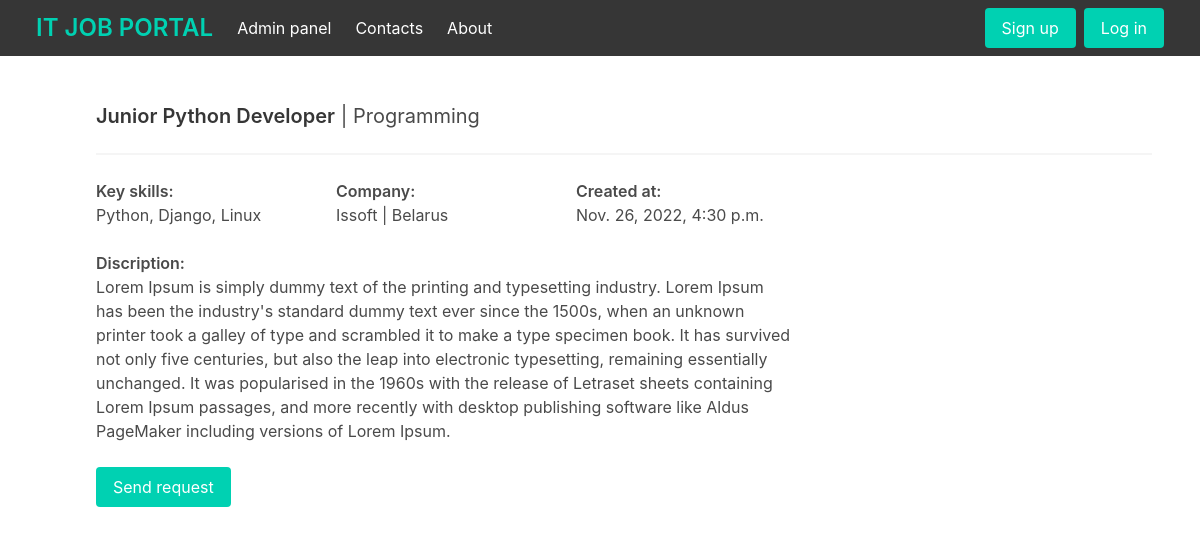
Screenshot of /job/junior-python-developer with the database file from the repository.
### job/models.py (models this page shows, shortened)
class Job(models.Model):
    category = models.ForeignKey(Category, related_name='jobs', on_delete=models.CASCADE)
    title = models.CharField(max_length=255)
    slug = models.SlugField(unique=True, null=True)
    key_skills = models.TextField()
    description = models.TextField(blank=True, null=True)
    company_name = models.CharField(max_length=255)
    company_country = models.CharField(max_length=255, blank=True, null=True)
    created_at = models.DateTimeField(auto_now_add=True)
    is_active = models.BooleanField(default=True)
    class Meta:
        ordering = ('-created_at',)

class Category(models.Model):
    title = models.CharField(max_length=255)
    slug = models.SlugField()
    class Meta:
        ordering = ('title',)
    def __str__(self):
        return self.title

### job/views.py (the view)
# urls.py: path('job/<slug:slug>', job, name="job"),
def job(request, slug):
    job = get_object_or_404(Job, slug=slug)
    context = {'job': job}
    return render(request, 'job/job.html', context)

### job/templates/job/job.html (shortened to what this page needs)
{% extends 'job/base.html' %}
{% block content %}
    <div class="pl-6">
        <div>
            <h1 class="subtitle is-5"><strong>{{ job.title }}</strong> | {{ job.category }}</h1>
        </div>
        <hr>
        <div class="columns">
            <div class="column is-two-thirds">
                <div class="columns">
                    <div class="column is-one-third">
                        <p class="has-text-weight-semibold">Key skills:</p>
                        <p>{{ job.key_skills }}</p>
                    </div>
                    <div class="column is-one-third">
                        <p class="has-text-weight-semibold">Company:</p>
                        <p>{{ job.company_name }} | {{ job.company_country }}</p>
                    </div>
                    <div class="column is-one-third">
                        <p class="has-text-weight-semibold">Created at:</p>
                        <p>{{ job.created_at }}</p>
                    </div>
                </div>
                <div class="columns">
                    <div class="column">
                        <p class="has-text-weight-semibold">Discription:</p>
                        <p>{{ job.description }}</p>
                    </div>
                </div>
            </div>
        </div>
            <form action="{% url 'apply-job' job.id %}" method="POST">
                <button class="button is-primary" type="submit">Send request</button>
            </form>
    </div>
{% endblock %}

### rows the page displays
Job: title "Junior Python Developer", category "Programming", key_skills "Python, Django, Linux", company_name "Issoft", company_country "Belarus", created_at "Nov. 26, 2022, 4:30 p.m.", description "Lorem Ipsum is simply dummy text of the printing and typesetting industry. Lorem Ipsum has been the industry's standard dummy text ever since the 1500s, when an unknown printer took a galley of type and scrambled it to make a type specimen book. It has survived not only five centuries, but also the leap into electronic typesetting, remaining essentially unchanged. It was popularised in the 1960s with the release of Letraset sheets containing Lorem Ipsum passages, and more recently with desktop publishing software like Aldus PageMaker including versions of Lorem Ipsum."
